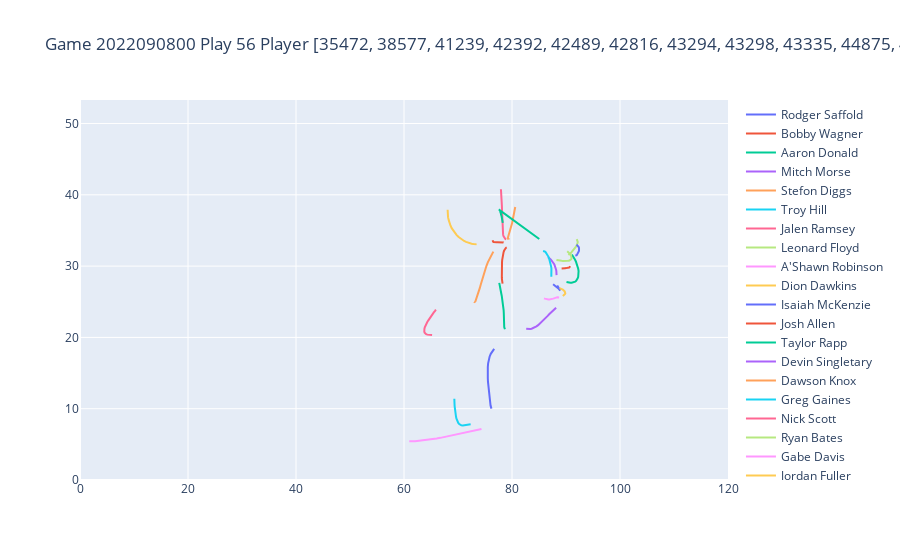

Notebook cell for this chart:
### Code cell
def plot_player(data:pd.DataFrame, gameId:int, playId:int, nflId:list, 
                plot_football=False, plot_all_players=False):
    data_subset = data[(data['gameId'] == gameId) & (data['playId'] == playId)]
    traces = []

    if plot_all_players:
        players = data_subset['nflId'].unique()
        nflId = [i for i in players if i != 0]

    for player in nflId:
        player_data = data_subset[data_subset['nflId'] == player]
        traces.append(go.Scatter(x=player_data['x'], y=player_data['y'], mode='lines', name=player_data['displayName'].iloc[0]))
    

    layout = go.Layout(title=f'Game {gameId} Play {playId} Player {nflId}')
    fig = go.Figure(data=traces, layout=layout)
    fig.update_layout(
        xaxis=dict(
            range=[0, 120]
        ),
        yaxis=dict(
            range=[0, 53.3]
        )
    )
    if plot_football:
        football_data = data_subset[data_subset['displayName'] == 'football']
        fig.add_trace(go.Scatter(x=football_data['x'], y=football_data['y'], mode='lines', name='football'))

    fig.show()


plot_player(total_data, gameId=2022090800, playId=56, nflId=[43294,43298,43335,46076], 
            plot_football=True, plot_all_players=True)
